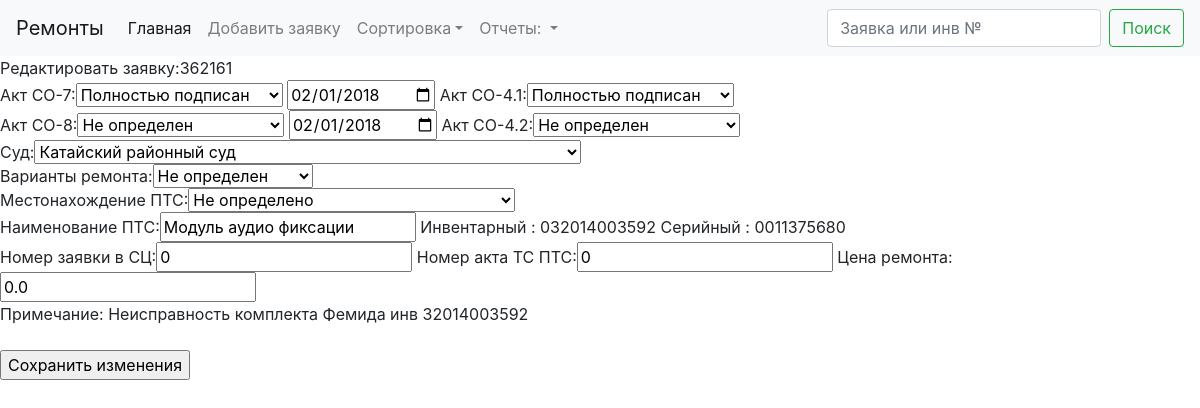
The app's page /edit/74 with its own data.
### akts/models.py (models this page shows, shortened)
class Tickets(db.Model):
    id = db.Column(db.Integer, primary_key=True)
    localticket = db.Column(db.Integer)
    hotlineticket = db.Column(db.Integer)
    aktco7mode = db.Column(db.Integer)
    aktco7changedate = db.Column(db.Date)
    aktco7date = db.Column(db.Date)
    aktco8mode = db.Column(db.Integer)
    aktco8changedate = db.Column(db.Date)
    aktco8date = db.Column(db.Date)
    aktco41mode = db.Column(db.Integer)
    aktco42mode = db.Column(db.Integer)
    lowcourtcode = db.Column(db.String(8))
    serviceprovider = db.Column(db.Integer)
    serviceproviderdate = db.Column(db.Date)
    location = db.Column(db.Integer)
    locationdate = db.Column(db.Date)
    name = db.Column(db.String(50))
    inventnumder = db.Column(db.String(12))
    serialnumber = db.Column(db.String(12))
    serviceticket = db.Column(db.Integer)
    serviceakt = db.Column(db.Integer)
    serviceprice =  db.Column(db.Float)
    remark = db.Column(db.String(50))
    warranty = db.Column(db.Boolean)
    dead = db.Column(db.Boolean)

### akts/views.py (the view, shortened to what this page needs)
@app.route('/edit/<local>', methods=['GET', 'POST'])
def edit(local):
    listlocation = [{'val': location.id, 'name' : location.name} for location in models.Location.query.all()]
    listmode = [{'val': actmode.id, 'name' : actmode.name} for actmode in models.ActMode.query.all()]
    listprovider = [{'val': provider.id, 'name' : provider.name} for provider in models.ServiceProvider.query.all()]
    listlow = [{'val': low.code, 'name' : low.name} for low in models.LowCourt.query.all()]
    ticket = models.Tickets.query.filter_by(localticket = local).first()
    return render_template("edit.html",ticket = ticket,listmode = listmode,listlow = listlow,listprovider = listprovider,listlocation = listlocation)

### akts/templates/edit.html
{% extends "base.html" %}
{% block content %}
    <form method="post">
        Редактировать заявку:{{ticket.hotlineticket }}<br>
        Акт СО-7:<select name="aktco7mode">
            {% for mode in listmode %}
                {% if mode.val == ticket.aktco7mode  %}
                    <option value="{{ mode.val }}" selected>{{ mode.name }}</option>
                {% else %}
                    <option value="{{ mode.val }}">{{ mode.name }}</option>
                {% endif %}
            {% endfor %}
        </select>
        <input type="date" name="aktco7date" value="{{ticket.aktco7date }}">
        Акт СО-4.1:<select name="aktco41mode">
            {% for mode in listmode %}
                {% if mode.val == ticket.aktco41mode  %}
                    <option value="{{ mode.val }}" selected>{{ mode.name }}</option>
                {% else %}
                    <option value="{{ mode.val }}">{{ mode.name }}</option>
                {% endif %}
            {% endfor %}
        </select>
        <br>
        Акт СО-8:<select name="aktco8mode">
            {% for mode in listmode %}
                 {% if mode.val == ticket.aktco8mode  %}
                    <option value="{{ mode.val }}" selected>{{ mode.name }}</option>
                {% else %}
                    <option value="{{ mode.val }}">{{ mode.name }}</option>
                {% endif %}
            {% endfor %}
        </select>
        <input type="date" name="aktco8date" value="{{ticket.aktco8date }}">
        Акт СО-4.2:<select name="aktco42mode">
            {% for mode in listmode %}
                {% if mode.val == ticket.aktco42mode  %}
                    <option value="{{ mode.val }}" selected>{{ mode.name }}</option>
                {% else %}
                    <option value="{{ mode.val }}">{{ mode.name }}</option>
                {% endif %}
            {% endfor %}
        </select>
         <br>
         Суд:<select name="lowcourtcode">
            {% for low in listlow %}
                {% if low.val == ticket.lowcourtcode %}
                    <option value="{{ low.val }}" selected>{{ low.name }}</option>
                {% else %}
                    <option value="{{ low.val }}">{{ low.name }}</option>
                {% endif %}
            {% endfor %}
        </select>
        <br>
         Варианты ремонта:<select name="serviceprovider">
            {% for prov in listprovider %}
                {% if prov.val == ticket.serviceprovider  %}
                    <option value="{{ prov.val }}" selected>{{ prov.name }}</option>
                {% else %}
                    <option value="{{ prov.val }}">{{ prov.name }}</option>
                {% endif %}
            {% endfor %}
        </select>
        <br>
         Местонахождение ПТС:<select name="location">
            {% for loc in listlocation %}
                {% if loc.val == ticket.location %}
                    <option value="{{ loc.val }}" selected>{{ loc.name }}</option>
                {% else %}
                    <option value="{{ loc.val }}">{{ loc.name }}</option>
                {% endif %}
            {% endfor %}
        </select>
        <br>
        Наименование ПТС:<input type="text" name="name" value="{{ticket.name }}">
        Инвентарный : {{ticket.inventnumder }}
        Серийный : {{ticket.serialnumber }}
        <br>
        Номер заявки в СЦ:<input type="number" name="serviceticket" value="{{ticket.serviceticket }}">
        Номер акта ТС ПТС:<input type="number" name="serviceakt" value="{{ticket.serviceakt }}">
        Цена ремонта:<input type="text" name="serviceprice" value="{{ticket.serviceprice }}">
        <br>
        Примечание: {{ticket.remark }}<br><br>
         <p><input type="submit" name="addticket" value="Сохранить изменения">
    </form>
{% endblock %}

### records on screen
Tickets: hotlineticket "362161", aktco7date "02/01/2018", aktco8date "02/01/2018", name "Модуль аудио фиксации", inventnumder "032014003592", serialnumber "0011375680", serviceticket "0", serviceakt "0", serviceprice "0.0", remark "Неисправность комплекта Фемида инв 32014003592"

### other values on screen
form field aktco7mode "Полностью подписан"
form field aktco41mode "Полностью подписан"
form field aktco8mode "Не определен"
form field aktco42mode "Не определен"
form field lowcourtcode "Катайский районный суд"
form field serviceprovider "Не определен"
form field location "Не определено"
